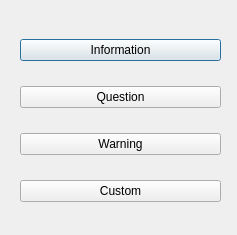
<?xml version="1.0" encoding="UTF-8"?>
<ui version="4.0">
 <class>Dialog</class>
 <widget class="QDialog" name="Dialog">
  <property name="geometry">
   <rect>
    <x>0</x>
    <y>0</y>
    <width>237</width>
    <height>235</height>
   </rect>
  </property>
  <property name="windowTitle">
   <string>Dialog</string>
  </property>
  <widget class="QWidget" name="">
   <property name="geometry">
    <rect>
     <x>20</x>
     <y>20</y>
     <width>201</width>
     <height>201</height>
    </rect>
   </property>
   <layout class="QVBoxLayout" name="verticalLayout">
    <item>
     <widget class="QPushButton" name="pushButton">
      <property name="text">
       <string>Information</string>
      </property>
     </widget>
    </item>
    <item>
     <widget class="QPushButton" name="pushButton_2">
      <property name="text">
       <string>Question</string>
      </property>
     </widget>
    </item>
    <item>
     <widget class="QPushButton" name="pushButton_3">
      <property name="text">
       <string>Warning</string>
      </property>
     </widget>
    </item>
    <item>
     <widget class="QPushButton" name="pushButton_4">
      <property name="text">
       <string>Custom</string>
      </property>
     </widget>
    </item>
   </layout>
  </widget>
 </widget>
 <resources/>
 <connections/>
</ui>
